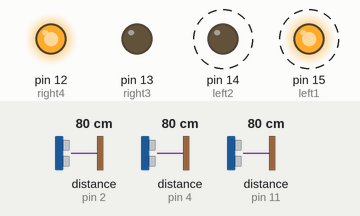
Simulated run of this sketch. Board: Arduino Uno, built with avr-gcc and run on an emulated ATmega328P. On the bench: output pins drawn as LEDs (lit = HIGH). Wiring (inferred from the names in the program): 3 × ultrasonic range finder: trigger pin 3, echo pin 2 / trigger pin 5, echo pin 4 / trigger pin 10, echo pin 11. Dashed ring = blinking. The test bench sets the inputs (shaded band); at power-on: distance to the obstacle (sensors on pin 4, pin 2, pin 11) 80 cm. The echo pulse lasts 58.3 µs per cm; pins used as bus, display or sensor lines are not drawn.

Above: at 2.0 s.
2.1 s: distance to the obstacle (sensor on pin 4) set to 34 cm
5.6 s: distance to the obstacle (sensor on pin 4) set to 27 cm
At 6.4 s:
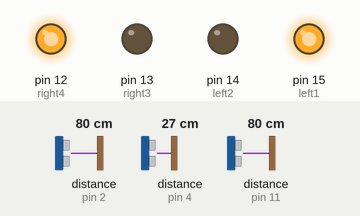
7.3 s: distance to the obstacle (sensor on pin 2) set to 33 cm
9.0 s: distance to the obstacle (sensor on pin 2) set to 29 cm
At 9.33 s:
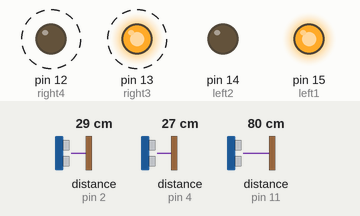
13.5 s: distance to the obstacle (sensor on pin 2) set to 35 cm
At 14.2 s:
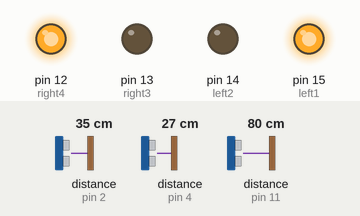
15.2 s: distance to the obstacle (sensor on pin 2) set to 2 cm
At 16.4 s:
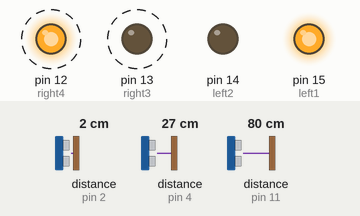
Timing chart, 0 to 20.7 s (numbered marks = the images above; inputs shaded):
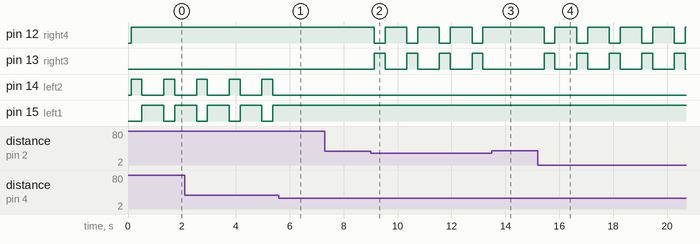

The sketch:

test.ino
```cpp
# define right4 12
# define right3 13
# define left1 15
# define left2 14

const int leftTrig_Pins = 5;
const int leftEcho_Pins = 4;
const int frontTrig_Pins = 3;
const int frontEcho_Pins = 2;
const int rightTrig_Pins = 10;
const int rightEcho_Pins = 11;

float get_distance(int trig, int echo){//計算距離
    float duration;
    pinMode(trig, OUTPUT);
    pinMode(echo, INPUT);
    digitalWrite(trig, HIGH);
    delayMicroseconds(10);//給予trig 10us TTL pulse,讓模組發射聲波
    digitalWrite(trig, LOW);
    duration = pulseIn(echo, HIGH, 100000);//紀錄echo電位從HIGH到low的時間，就是超音波來回的時間，若5秒內沒收到超音波則回傳0
    return duration / 29 / 2;// 聲速340m/s ，換算後約每29微秒走一公分，超音波來回所以再除2
}
void turnleft(){
    digitalWrite(right4,HIGH);
    digitalWrite(right3,LOW);
    digitalWrite(left2,HIGH);
    digitalWrite(left1,LOW);
    delay(400);
}
void  turnright(){
    digitalWrite(right3,HIGH);
    digitalWrite(right4,LOW);
    digitalWrite(left1,HIGH);
    digitalWrite(left2,LOW);
    delay(400);
}

void back(){

    digitalWrite(right3,HIGH);
    digitalWrite(right4,LOW);
    digitalWrite(left2,HIGH);
    digitalWrite(left1,LOW);
    delay(200);
    digitalWrite(right3,HIGH);
    digitalWrite(right4,LOW);
    digitalWrite(left1,HIGH);
    digitalWrite(left2,LOW);
    delay(300);
    digitalWrite(right3,HIGH);
    digitalWrite(right4,LOW);
    digitalWrite(left2,HIGH);
    digitalWrite(left1,LOW);
    delay(200);
    /*gofront();*/

}
void gofront()
{
  digitalWrite(right4,HIGH);
    digitalWrite(right3,LOW);
    digitalWrite(left1,HIGH);
    digitalWrite(left2,LOW);
}
  void setup() {


 Serial.begin(9600);
 pinMode(right4,OUTPUT);
 pinMode(right3,OUTPUT);
 pinMode(left1,OUTPUT);
 pinMode(left2,OUTPUT);
}
int turndis=30,i;
float result[3];

void loop() {
    result[0]= get_distance( leftTrig_Pins, leftEcho_Pins);
    result[1]= get_distance( frontTrig_Pins, frontEcho_Pins);
    result[2]= get_distance( rightTrig_Pins, rightEcho_Pins);
      if(result[0]==0||result[2]==0||result[0]>3000||result[2]>3000)
        return;
    /*Serial.print(result[0]);
    Serial.print("    ");
    Serial.print(result[1]);
    Serial.print("    ");
    Serial.println(result[2]);*/
    for(i=0;i<3;i++)
    {
      if(result[i]>turndis)
        break;
      }
      delay(100);
    switch (i){
      case 0:
      turnleft();
      gofront();
      delay(600);
      break;
      case 2:
      turnright();
      gofront();
      delay(600);
      break;
      case 1:
      gofront();
      break;
    }
      if(result[1]>2000||result[1]<10)
    {
      if(result[0]<30&&result[2]<30){
      back();delay(500);return;}
      /*else{
      if(result[0]>result[2]){
      turnleft();delay(700);return;}
      if(result[2]>result[0]){
      turnright();delay(700);return;}
      }*/}
      if(result[0]<7||result[2]<7)
      {
        if(result[0]<7)
        {
          digitalWrite(left1,HIGH);
          digitalWrite(left2,LOW);
        }
        if(result[2]<7)
        {
          digitalWrite(right4,HIGH);
          digitalWrite(right3,LOW);
        }
      }
    delay(100);

}
```

Measured:
- the behaviour switches between 31 and 30 cm on distance to the obstacle (sensor on pin 4) (found by bisection; images 0 and 1)
- the behaviour switches between 31 and 30 cm on distance to the obstacle (sensor on pin 2) (found by bisection; images 1 and 2)
- after the input at 5.6 s, pin 14 (left2): stays LOW (without the input it goes to HIGH after 0.58 s); pin 15 (left1): stays HIGH (without the input it goes to LOW after 0.58 s)
- after the input at 7.3 s, every drawn part: stays the same
- after the input at 9.0 s, pin 12 (right4): alternates HIGH for 0.81 s and LOW for 0.40 s, starting after 0.13 s; pin 13 (right3): alternates HIGH for 0.40 s and LOW for 0.81 s, starting after 0.13 s
- after the input at 13.5 s, pin 12 (right4): stays HIGH (without the input it goes to LOW after 0.47 s); pin 13 (right3): stays LOW (without the input it goes to HIGH after 0.47 s)
- after the input at 15.2 s, pin 12 (right4): alternates HIGH for 0.81 s and LOW for 0.40 s, starting after 0.24 s; pin 13 (right3): alternates HIGH for 0.40 s and LOW for 0.81 s, starting after 0.24 s
- by itself, pin 14 (left2): alternates HIGH for 0.40 s and LOW for 0.81 s
- by itself, pin 15 (left1): alternates HIGH for 0.81 s and LOW for 0.40 s
